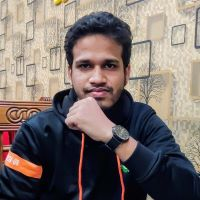
#> input picture sm_pic.jpg, 200 x 200 px, found by its file name
$ python code_2.py
#> lines starting #> are read from the running program, lines starting #| are printed output that depends on the picture
import cv2
import numpy as np
import matplotlib.pyplot as plt

img = cv2.imread('sm_pic.jpg', 0)
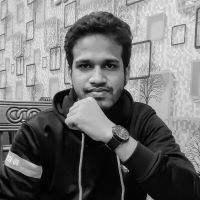
#> img: shape (200, 200); min 0, max 243, mean 113.4
mask_sizes = [3, 5, 7, 9]
images = [img]
titles = ['Original']

for size in mask_sizes:
    smoothed = cv2.blur(img, (size, size))
    images.append(smoothed)
    titles.append(f'Smoothing {size}x{size}')
#> this loop made 4 passes
#> pass 1, `smoothed = cv2.blur(img, (size, size))`:
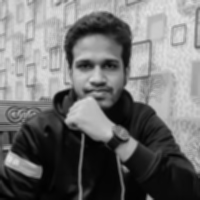
#> smoothed: shape (200, 200); min 1, max 226, mean 113.4
#> pass 2, `smoothed = cv2.blur(img, (size, size))`:
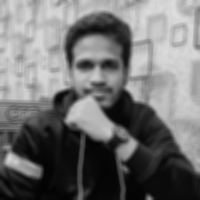
#> smoothed: shape (200, 200); min 2, max 222, mean 113.4
#> after the loop, images = 5 items; titles = ['Original', 'Smoothing 3x3', 'Smoothing 5x5', 'Smoothing 7x7', 'Smoothing 9x9']

plt.figure(figsize=(15, 10))
for i in range(len(images)):
    plt.subplot(2, 3, i+1)
    plt.imshow(images[i], cmap='gray')
    plt.title(titles[i])
#> this loop made 5 passes

plt.tight_layout()
plt.show()
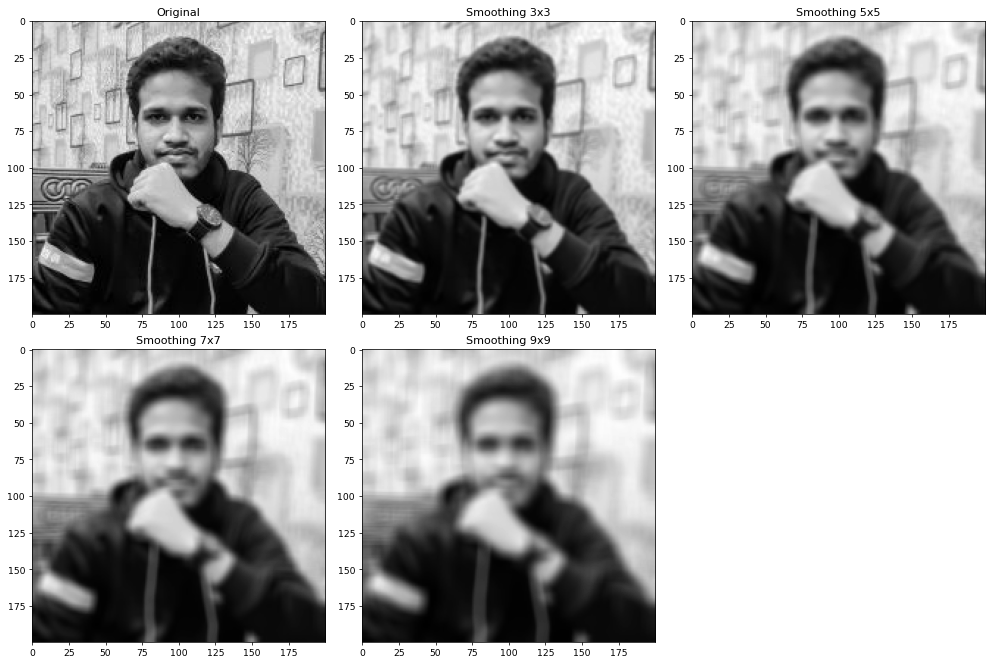
#> figure drawn by matplotlib, 5 panels
